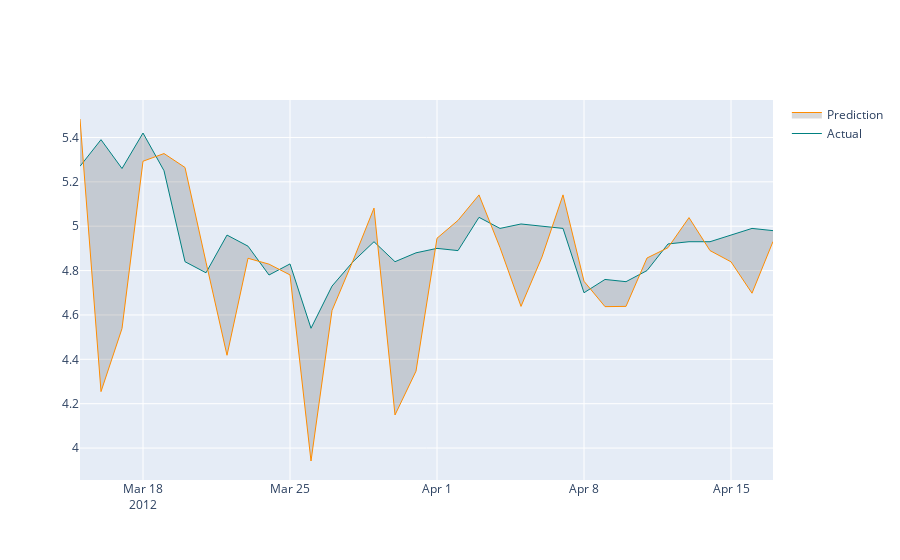

The notebook cell saved with this chart:
### Code cell
fig = go.Figure([

    go.Scatter(
        name='Actual',
        x=s.index,
        y=s['price_close_targets'],
        mode='lines',
        marker=dict(color="#008080"),
        line=dict(width=1),
        showlegend=True
    ),
    go.Scatter(
        name='Prediction',
        x=s.index,
        y=s['price_close_preds'],
        marker=dict(color="#FF8C00"),
        line=dict(width=1),
        mode='lines',
        fillcolor='rgba(68, 68, 68, 0.2)',
        fill='tonexty',
        showlegend=True
    )
])
fig.update_layout(
    yaxis_title='',
    title='',
    hovermode="x"
)
fig.show()

### Figure 1 — Plotly figure (JSON) as saved in the notebook; plotly's stock layout.template omitted (floating-point values rounded to 4 significant figures)
{"data": [{"line": {"width": 1}, "marker": {"color": "#008080"}, "mode": "lines", "name": "Actual", "showlegend": true, "type": "scatter", "x": ["2012-03-15", "2012-03-16", "2012-03-17", "2012-03-18", "2012-03-19", "2012-03-20", "2012-03-21", "2012-03-22", "2012-03-23", "2012-03-24", "2012-03-25", "2012-03-26", "2012-03-27", "2012-03-28", "2012-03-29", "2012-03-30", "2012-03-31", "2012-04-01", "2012-04-02", "2012-04-03", "2012-04-04", "2012-04-05", "2012-04-06", "2012-04-07", "2012-04-08", "2012-04-09", "2012-04-10", "2012-04-11", "2012-04-12", "2012-04-13", "2012-04-14", "2012-04-15", "2012-04-16", "2012-04-17"], "y": [5.27, 5.39, 5.26, 5.42, 5.25, 4.84, 4.79, 4.96, 4.91, 4.78, 4.83, 4.54, 4.73, 4.84, 4.93, 4.84, 4.88, 4.9, 4.89, 5.04, 4.99, 5.01, 5, 4.99, 4.7, 4.76, 4.75, 4.8, 4.92, 4.93, 4.93, 4.96, 4.99, 4.98]}, {"fill": "tonexty", "fillcolor": "rgba(68, 68, 68, 0.2)", "line": {"width": 1}, "marker": {"color": "#FF8C00"}, "mode": "lines", "name": "Prediction", "showlegend": true, "type": "scatter", "x": ["2012-03-15", "2012-03-16", "2012-03-17", "2012-03-18", "2012-03-19", "2012-03-20", "2012-03-21", "2012-03-22", "2012-03-23", "2012-03-24", "2012-03-25", "2012-03-26", "2012-03-27", "2012-03-28", "2012-03-29", "2012-03-30", "2012-03-31", "2012-04-01", "2012-04-02", "2012-04-03", "2012-04-04", "2012-04-05", "2012-04-06", "2012-04-07", "2012-04-08", "2012-04-09", "2012-04-10", "2012-04-11", "2012-04-12", "2012-04-13", "2012-04-14", "2012-04-15", "2012-04-16", "2012-04-17"], "y": [5.483, 4.254, 4.539, 5.293, 5.327, 5.265, 4.838, 4.418, 4.855, 4.829, 4.78, 3.942, 4.62, 4.845, 5.082, 4.149, 4.347, 4.946, 5.026, 5.141, 4.903, 4.639, 4.861, 5.141, 4.752, 4.637, 4.639, 4.857, 4.903, 5.039, 4.89, 4.839, 4.698, 4.931]}], "layout": {"hovermode": "x", "title": {"text": ""}, "yaxis": {"title": {"text": ""}}}}
